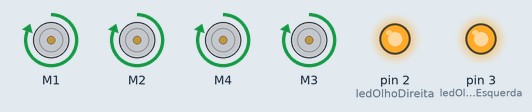
Recording of a sketch running on a simulated Arduino Uno, built with avr-gcc and run on an emulated ATmega328P. On the bench: 4 × DC motor (green arrow = forward, orange = backward, longer = faster), output pins drawn as LEDs (lit = HIGH).

Above: at 3.0 s.
At 5.0 s:
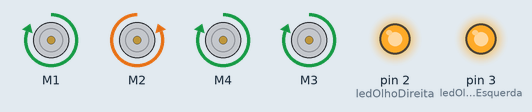
At 7.0 s:
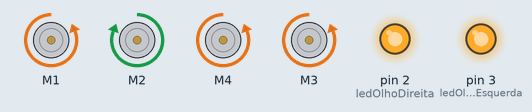
At 9.0 s:
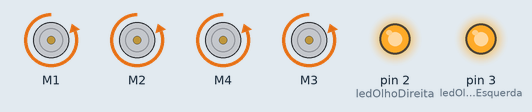
Timing chart, 0 to 11.2 s (numbered marks = the images above):
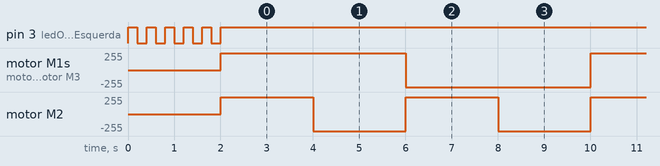

The sketch:

arduino_CarrinhoSimples.ino
```cpp
#define ledOlhoDireita 2
#define ledOlhoEsquerda 3

#include <AFMotor.h>

AF_DCMotor rodadireita(1);
AF_DCMotor rodaesquerda(2);
AF_DCMotor rodadireita2(4);
AF_DCMotor rodaesquerda2(3);


void setup() {
  rodadireita.setSpeed(255);
  rodaesquerda.setSpeed(255);
  rodadireita2.setSpeed(255);
  rodaesquerda2.setSpeed(255);
  pinMode(ledOlhoDireita, OUTPUT);
  pinMode(ledOlhoEsquerda, OUTPUT);

  for (int pisca = 0; pisca < 5; pisca++) {
    digitalWrite(ledOlhoDireita, HIGH);
    digitalWrite(ledOlhoEsquerda, HIGH);
    delay(200);
    digitalWrite(ledOlhoEsquerda, LOW);
    digitalWrite(ledOlhoEsquerda, LOW);
    delay(200);
  }
  digitalWrite(ledOlhoDireita, HIGH);
  digitalWrite(ledOlhoEsquerda, HIGH);

}

void loop () {

  rodadireita.run(FORWARD);
  rodaesquerda.run(FORWARD);
  rodadireita2.run(FORWARD);
  rodaesquerda2.run(FORWARD);
  delay(2000);

  rodadireita.run(FORWARD);
  rodaesquerda.run(BACKWARD);
  rodadireita2.run(FORWARD);
  rodaesquerda2.run(FORWARD);
  delay(2000);

  rodadireita.run(BACKWARD);
  rodaesquerda.run(FORWARD);
  rodadireita2.run(BACKWARD);
  rodaesquerda2.run(BACKWARD);
  delay(2000);

  rodadireita.run(BACKWARD);
  rodaesquerda.run(BACKWARD);
  rodadireita2.run(BACKWARD);
  rodaesquerda2.run(BACKWARD);
  delay(2000);

}
```

Measured:
- by itself, motor M1, motor M4, motor M3: alternates forward 255/255 for 4.0 s and backward 255/255 for 4.0 s
- by itself, motor M2: alternates forward 255/255 for 2.0 s and backward 255/255 for 2.0 s
